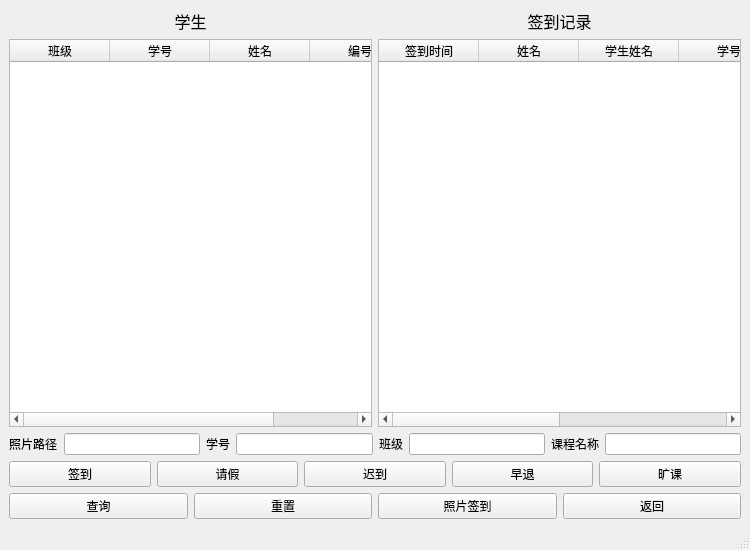
<?xml version="1.0" encoding="UTF-8"?>
<ui version="4.0">
 <class>Check1_Form</class>
 <widget class="QMainWindow" name="Check1_Form">
  <property name="geometry">
   <rect>
    <x>0</x>
    <y>0</y>
    <width>750</width>
    <height>550</height>
   </rect>
  </property>
  <property name="sizePolicy">
   <sizepolicy hsizetype="Expanding" vsizetype="Expanding">
    <horstretch>0</horstretch>
    <verstretch>0</verstretch>
   </sizepolicy>
  </property>
  <property name="windowTitle">
   <string>签到系统</string>
  </property>
  <property name="windowIcon">
   <iconset>
    <normaloff>../icon/APP_icon.ico</normaloff>../icon/APP_icon.ico</iconset>
  </property>
  <widget class="QWidget" name="centralwidget">
   <property name="sizePolicy">
    <sizepolicy hsizetype="Expanding" vsizetype="Expanding">
     <horstretch>0</horstretch>
     <verstretch>0</verstretch>
    </sizepolicy>
   </property>
   <layout class="QGridLayout" name="gridLayout">
    <item row="0" column="0">
     <layout class="QVBoxLayout" name="verticalLayout">
      <item>
       <layout class="QHBoxLayout" name="horizontalLayout_8">
        <item>
         <widget class="QLabel" name="label_5">
          <property name="font">
           <font>
            <pointsize>12</pointsize>
           </font>
          </property>
          <property name="text">
           <string>学生</string>
          </property>
          <property name="alignment">
           <set>Qt::AlignCenter</set>
          </property>
         </widget>
        </item>
        <item>
         <widget class="QLabel" name="label_4">
          <property name="font">
           <font>
            <pointsize>12</pointsize>
           </font>
          </property>
          <property name="text">
           <string>签到记录</string>
          </property>
          <property name="alignment">
           <set>Qt::AlignCenter</set>
          </property>
         </widget>
        </item>
       </layout>
      </item>
      <item>
       <layout class="QHBoxLayout" name="horizontalLayout_12">
        <item>
         <widget class="QTableWidget" name="tableWidget">
          <column>
           <property name="text">
            <string>班级</string>
           </property>
          </column>
          <column>
           <property name="text">
            <string>学号</string>
           </property>
          </column>
          <column>
           <property name="text">
            <string>姓名</string>
           </property>
          </column>
          <column>
           <property name="text">
            <string>编号</string>
           </property>
          </column>
         </widget>
        </item>
        <item>
         <widget class="QTableWidget" name="tableWidget_2">
          <column>
           <property name="text">
            <string>签到时间</string>
           </property>
          </column>
          <column>
           <property name="text">
            <string>姓名</string>
           </property>
          </column>
          <column>
           <property name="text">
            <string>学生姓名</string>
           </property>
          </column>
          <column>
           <property name="text">
            <string>学号</string>
           </property>
          </column>
          <column>
           <property name="text">
            <string>签到情况</string>
           </property>
          </column>
          <column>
           <property name="text">
            <string>编号</string>
           </property>
          </column>
         </widget>
        </item>
       </layout>
      </item>
      <item>
       <layout class="QHBoxLayout" name="horizontalLayout_9">
        <item>
         <widget class="QLabel" name="label">
          <property name="text">
           <string>照片路径</string>
          </property>
         </widget>
        </item>
        <item>
         <widget class="QLineEdit" name="lineEdit"/>
        </item>
        <item>
         <widget class="QLabel" name="label_2">
          <property name="text">
           <string>学号</string>
          </property>
         </widget>
        </item>
        <item>
         <widget class="QLineEdit" name="lineEdit_2"/>
        </item>
        <item>
         <widget class="QLabel" name="label_3">
          <property name="text">
           <string>班级</string>
          </property>
         </widget>
        </item>
        <item>
         <widget class="QLineEdit" name="lineEdit_3"/>
        </item>
        <item>
         <widget class="QLabel" name="label_6">
          <property name="text">
           <string>课程名称</string>
          </property>
         </widget>
        </item>
        <item>
         <widget class="QLineEdit" name="lineEdit_4"/>
        </item>
       </layout>
      </item>
      <item>
       <layout class="QHBoxLayout" name="horizontalLayout_11">
        <item>
         <widget class="QPushButton" name="pushButton_5">
          <property name="text">
           <string>签到</string>
          </property>
         </widget>
        </item>
        <item>
         <widget class="QPushButton" name="pushButton_6">
          <property name="text">
           <string>请假</string>
          </property>
         </widget>
        </item>
        <item>
         <widget class="QPushButton" name="pushButton_7">
          <property name="text">
           <string>迟到</string>
          </property>
         </widget>
        </item>
        <item>
         <widget class="QPushButton" name="pushButton_8">
          <property name="text">
           <string>早退</string>
          </property>
         </widget>
        </item>
        <item>
         <widget class="QPushButton" name="pushButton_9">
          <property name="text">
           <string>旷课</string>
          </property>
         </widget>
        </item>
       </layout>
      </item>
      <item>
       <layout class="QHBoxLayout" name="horizontalLayout_7">
        <item>
         <widget class="QPushButton" name="pushButton">
          <property name="text">
           <string>查询</string>
          </property>
         </widget>
        </item>
        <item>
         <widget class="QPushButton" name="pushButton_2">
          <property name="text">
           <string>重置</string>
          </property>
         </widget>
        </item>
        <item>
         <widget class="QPushButton" name="pushButton_3">
          <property name="text">
           <string>照片签到</string>
          </property>
         </widget>
        </item>
        <item>
         <widget class="QPushButton" name="pushButton_4">
          <property name="text">
           <string>返回</string>
          </property>
         </widget>
        </item>
       </layout>
      </item>
     </layout>
    </item>
   </layout>
  </widget>
  <widget class="QMenuBar" name="menubar">
   <property name="geometry">
    <rect>
     <x>0</x>
     <y>0</y>
     <width>750</width>
     <height>22</height>
    </rect>
   </property>
  </widget>
  <widget class="QStatusBar" name="statusbar"/>
 </widget>
 <resources/>
 <connections>
  <connection>
   <sender>tableWidget</sender>
   <signal>cellDoubleClicked(int,int)</signal>
   <receiver>Check1_Form</receiver>
   <slot>select_student()</slot>
   <hints>
    <hint type="sourcelabel">
     <x>65</x>
     <y>183</y>
    </hint>
    <hint type="destinationlabel">
     <x>9</x>
     <y>206</y>
    </hint>
   </hints>
  </connection>
  <connection>
   <sender>tableWidget_2</sender>
   <signal>cellDoubleClicked(int,int)</signal>
   <receiver>Check1_Form</receiver>
   <slot>select_checkin()</slot>
   <hints>
    <hint type="sourcelabel">
     <x>378</x>
     <y>202</y>
    </hint>
    <hint type="destinationlabel">
     <x>304</x>
     <y>54</y>
    </hint>
   </hints>
  </connection>
  <connection>
   <sender>pushButton_3</sender>
   <signal>clicked()</signal>
   <receiver>Check1_Form</receiver>
   <slot>pic()</slot>
   <hints>
    <hint type="sourcelabel">
     <x>383</x>
     <y>382</y>
    </hint>
    <hint type="destinationlabel">
     <x>360</x>
     <y>399</y>
    </hint>
   </hints>
  </connection>
  <connection>
   <sender>pushButton_4</sender>
   <signal>clicked()</signal>
   <receiver>Check1_Form</receiver>
   <slot>back()</slot>
   <hints>
    <hint type="sourcelabel">
     <x>510</x>
     <y>389</y>
    </hint>
    <hint type="destinationlabel">
     <x>473</x>
     <y>394</y>
    </hint>
   </hints>
  </connection>
  <connection>
   <sender>pushButton_2</sender>
   <signal>clicked()</signal>
   <receiver>Check1_Form</receiver>
   <slot>refresh()</slot>
   <hints>
    <hint type="sourcelabel">
     <x>252</x>
     <y>384</y>
    </hint>
    <hint type="destinationlabel">
     <x>231</x>
     <y>395</y>
    </hint>
   </hints>
  </connection>
  <connection>
   <sender>pushButton</sender>
   <signal>clicked()</signal>
   <receiver>Check1_Form</receiver>
   <slot>search()</slot>
   <hints>
    <hint type="sourcelabel">
     <x>117</x>
     <y>377</y>
    </hint>
    <hint type="destinationlabel">
     <x>97</x>
     <y>393</y>
    </hint>
   </hints>
  </connection>
  <connection>
   <sender>pushButton_5</sender>
   <signal>clicked()</signal>
   <receiver>Check1_Form</receiver>
   <slot>qiandao()</slot>
   <hints>
    <hint type="sourcelabel">
     <x>66</x>
     <y>344</y>
    </hint>
    <hint type="destinationlabel">
     <x>77</x>
     <y>334</y>
    </hint>
   </hints>
  </connection>
  <connection>
   <sender>pushButton_6</sender>
   <signal>clicked()</signal>
   <receiver>Check1_Form</receiver>
   <slot>qingjia()</slot>
   <hints>
    <hint type="sourcelabel">
     <x>187</x>
     <y>339</y>
    </hint>
    <hint type="destinationlabel">
     <x>187</x>
     <y>334</y>
    </hint>
   </hints>
  </connection>
  <connection>
   <sender>pushButton_7</sender>
   <signal>clicked()</signal>
   <receiver>Check1_Form</receiver>
   <slot>chidao()</slot>
   <hints>
    <hint type="sourcelabel">
     <x>285</x>
     <y>351</y>
    </hint>
    <hint type="destinationlabel">
     <x>299</x>
     <y>334</y>
    </hint>
   </hints>
  </connection>
  <connection>
   <sender>pushButton_8</sender>
   <signal>clicked()</signal>
   <receiver>Check1_Form</receiver>
   <slot>zaotui()</slot>
   <hints>
    <hint type="sourcelabel">
     <x>422</x>
     <y>341</y>
    </hint>
    <hint type="destinationlabel">
     <x>443</x>
     <y>333</y>
    </hint>
   </hints>
  </connection>
  <connection>
   <sender>pushButton_9</sender>
   <signal>clicked()</signal>
   <receiver>Check1_Form</receiver>
   <slot>kuangke()</slot>
   <hints>
    <hint type="sourcelabel">
     <x>553</x>
     <y>347</y>
    </hint>
    <hint type="destinationlabel">
     <x>572</x>
     <y>333</y>
    </hint>
   </hints>
  </connection>
 </connections>
 <slots>
  <slot>select_student()</slot>
  <slot>select_checkin()</slot>
  <slot>qiandao()</slot>
  <slot>chidao()</slot>
  <slot>zaotui()</slot>
  <slot>kuangke()</slot>
  <slot>qingjia()</slot>
  <slot>search()</slot>
  <slot>pic()</slot>
  <slot>back()</slot>
  <slot>refresh()</slot>
 </slots>
</ui>
